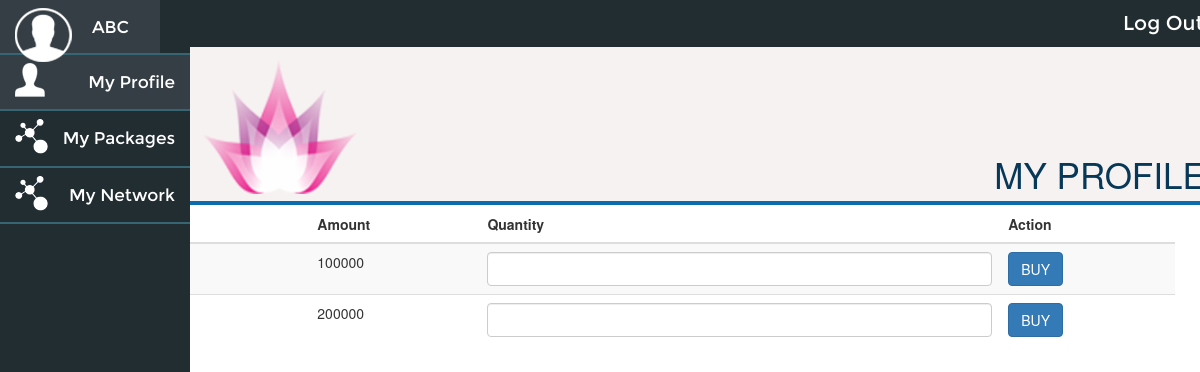
Page /onlineinvestclub/index.php/packages/add_packages on the earlier database version.
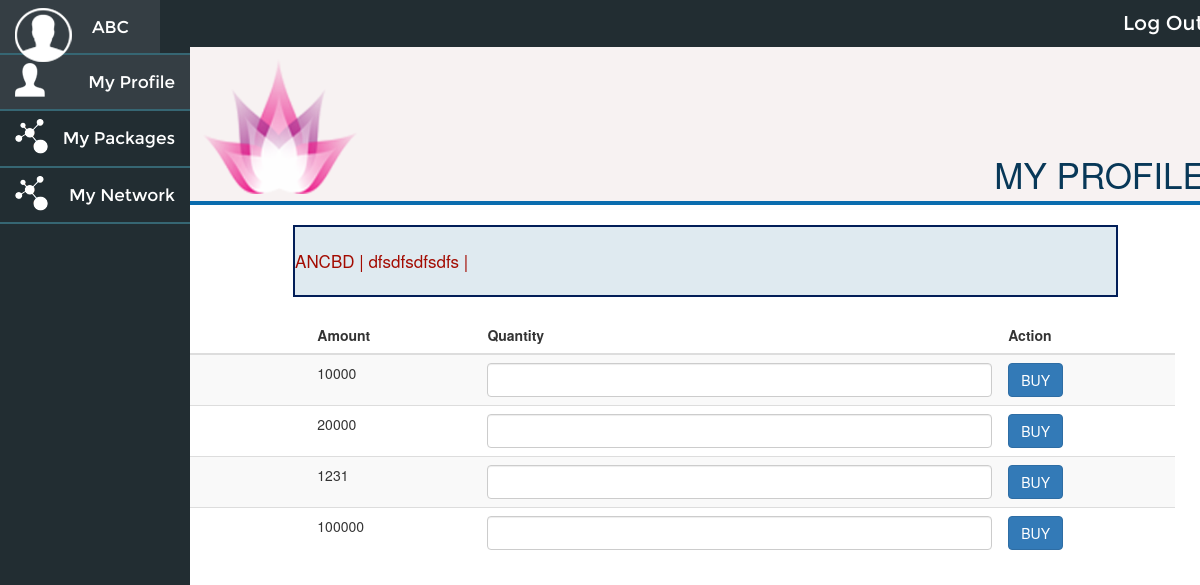
Same page on the later database version.
### tables this page shows
CREATE TABLE `package_master` (
  `package_id` int(11) NOT NULL,
  `package_name` varchar(255) NOT NULL,
  `package_amount` float NOT NULL,
  `package_type` varchar(255) NOT NULL,
  `package_image` text NOT NULL,
  `package_desc` text NOT NULL,
  `package_created_date` datetime NOT NULL,
  `package_status` varchar(50) NOT NULL
);

CREATE TABLE `notifications` (
  `notification_id` int(255) NOT NULL,
  `notification` text NOT NULL,
  `notification_status` varchar(255) NOT NULL,
  `notification_created_time` timestamp NOT NULL DEFAULT CURRENT_TIMESTAMP ON UPDATE CURRENT_TIMESTAMP
);

### onlineinvestclub/application/controllers/Packages.php (called while the page is built, shortened)
<?php
class Packages extends CI_Controller {
	public function add_packages()
	{
		$this->load->view('frontend/add_packages');
	}
}

### onlineinvestclub/index.php (called while the page is built, shortened)
<?php
require_once BASEPATH.'core/CodeIgniter.php';

### onlineinvestclub/application/models/Common_model.php (called while the page is built, shortened)
<?php
class Common_model extends CI_Model
{
    function getPackages($package_id,$filterArray = array())
    {
    	$this->db->trans_start();
    	$this->db->select('*');
		$this->db->from('package_master');
		$query = $this->db->get();
		$main_data = array();
		foreach($query->result() as $row)
		{
			$data = array(
							'package_id'=>$row->package_id,
							'package_name'=>$row->package_name,
							'package_amount'=>$row->package_amount,
							'package_type'=>$row->package_type,
							'package_image'=>$row->package_image,
							'package_desc'=>$row->package_desc,
							'package_status'=>$row->package_status,
							'package_created_date'=>$row->package_created_date,
							);
			$this->db->trans_start();
	    	$this->db->select('*');
			$this->db->from('package_media');
			$this->db->where('package_id',$row->package_id);
			$query = $this->db->get();
			$data1 = array();
	    	$data['study_data'] = $data1;
	    	$this->db->trans_complete();
			if($package_id > 0)
			{
				$main_data = $data;
			}else
			{
				array_push($main_data,$data);
			}
		}
    	$this->db->trans_complete();
		return $main_data;
    }
    function getNotifications($notification_id = 0)
    {
    	$this->db->trans_start();
    	$this->db->select('*');
		$query = $this->db->get('notifications');
		$main_data = array();
		foreach($query->result() as $row)
		{
			$data = array(
							'notification_id'=>$row->notification_id,
							'notification'=>$row->notification,
							'notification_status'=>$row->notification_status,
							'notification_created_time'=>$row->notification_created_time,
							);
		if($notification_id > 0)
		{
			$main_data = $data;
		}else
		{
			array_push($main_data,$data);
		}
		}
    	$this->db->trans_complete();
		return $main_data;
    }
}

### onlineinvestclub/application/helpers/functions_helper.php (called while the page is built, shortened)
<?php
$CI =& get_instance();
function getPackages($package_id=0)
{
	global $CI;
	$result = $CI->Common_model->getPackages($package_id);
	return $result;
}
function getNotifications($notification_id = 0)
{
	global $CI;
	$result = $CI->Common_model->getNotifications($notification_id);
	return $result;
}
?>

### onlineinvestclub/application/views/frontend/add_packages.php (the view, shortened to what the changed rows need)
<?php $this->view('frontend/includes/header1'); ?>
<div class="middle-content">
    <table class="table table-striped">
    <thead>
      <tr>
        <th>Package Name</th>
        <th>Amount</th>
        <th>Quantity</th>
        <th>Action</th>
      </tr>
    </thead>
    <tbody>
      <?php $package_list=getPackages(0,array('package_status'=>'active')); ?>
      <?php foreach ($package_list as $row ) {  ?>
      <tr id="package-id-<?php echo $row['package_id']; ?>">
          <td class="package_name"><?= $row['package_name'];?></td>
          <td><?= $row['package_amount'];?></td>
          <td><input type="text" class="package_quantity form-control"/></td>
          <td>
              <button type="button" class="btn btn-primary addPackage" ng-click="add_package(<?php echo $row['package_id']; ?>)">BUY</button>
          </td>
      </tr>
      <?php } ?>
    </tbody>
  </table>
</div>
  </div>
</div>
</body>
</html>

### onlineinvestclub/application/views/frontend/includes/header1.php (shortened to what the changed rows need)
<!DOCTYPE html PUBLIC "-//W3C//DTD XHTML 1.0 Transitional//EN" "http://www.w3.org/TR/xhtml1/DTD/xhtml1-transitional.dtd">
<html xmlns="http://www.w3.org/1999/xhtml">
<head>
<link href="<?= base_url(); ?>assets/frontend/css/print.css" rel="stylesheet" type="text/css" />
<link href="<?= base_url(); ?>assets/frontend/css/global.css" rel="stylesheet" type="text/css" />
<link rel="stylesheet" href="<?= base_url(); ?>assets/css/bootstrap.min.css">
<link rel="stylesheet" href="<?= base_url(); ?>assets/css/jquery-ui.css">
</head>
<body ng-app="MyApp" ng-controller="MyController">
<div id="wrapper">
  <div id="content">
    <?php $notification_list = getNotifications(); ?>
    <?php if(count($notification_list) > 0){ ?>
      <marquee direction="left" behavior="right" class="marquee">
          <span>
              <?php foreach ($notification_list as $row) { ?>
                  <?= $row['notification'];?> |
              <?php } ?>
          </span>
      </marquee>
    <?php } ?>

Differences in the rows shown:
removed package_master: package_amount "200000"
added notifications: notification "ANCBD"
added notifications: notification "dfsdfsdfsdfs"
added package_master: package_amount "10000"
added package_master: package_amount "20000"
added package_master: package_amount "1231"
